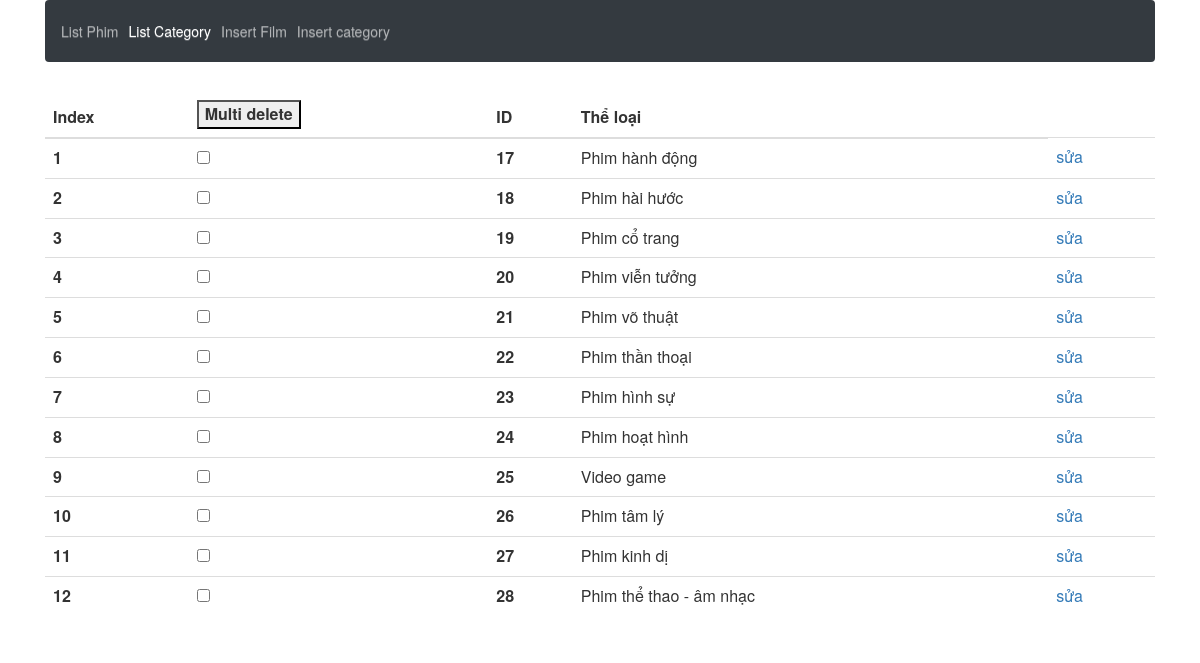
The page /admin/CategoryControl.php (signed in) on the database its author committed.
### tables this page shows
CREATE TABLE `theloaiphim` (
  `id` int(11) NOT NULL,
  `tentheloai` varchar(2000) NOT NULL
);

### controller/GetListCategory.php (the view, shortened to what this page needs)
<?php
$database = new DatabaseOnFilm();
$conn = $database ->connect();
$database_name = "OnFilm";
mysqli_select_db($conn,$database_name);
$table_name ="theloaiphim";
$sql = "SELECT * FROM $table_name";
$result_film = mysqli_query($conn,$sql);
if($result_film->num_rows <1){
    echo "No result";
}else{
    $table_category_html ="";
    $index =0;
    while ($rows = $result_film->fetch_assoc()){
        $index++;
        $id= $rows['id'];
        $theloai = $rows['tentheloai'];
        $category_row_html = '<tr><th>'.$index.'</th><th><input type="checkbox" name="phim_del" id="phim_delete" value="'.$id.'"/></th></th><th scope="row">'.$id.'</th><td>'.$theloai.'</td><td><a href="Change_category.php?id_category='.$id.'">sửa</a></td></tr>';
        $table_category_html .=$category_row_html;
    }
    echo $table_category_html;
}

### admin/CategoryControl.php (shortened to what this page needs)
<head>
    <link rel="stylesheet" href="https://maxcdn.bootstrapcdn.com/bootstrap/4.0.0-beta.2/css/bootstrap.min.css">
    <link rel="stylesheet" href="https://maxcdn.bootstrapcdn.com/bootstrap/3.3.7/css/bootstrap.min.css">
    <link rel="stylesheet" href="https://maxcdn.bootstrapcdn.com/bootstrap/3.3.7/css/bootstrap-theme.min.css">
</head>
<body>
<div class="container">
    <nav class="navbar navbar-expand-sm bg-dark navbar-dark">
        <ul class="navbar-nav">
            <li class="nav-item">
                <a class="nav-link" href="../admin/FilmControl.php">List Phim</a>
            </li>
            <li class="nav-item active">
                <a class="nav-link" href="../admin/CategoryControl.php">List Category</a>
            </li>
            <li class="nav-item">
                <a class="nav-link" href="../admin/InsertFilm.php">Insert Film</a>
            </li>
            <li class="nav-item">
                <a class="nav-link" href="../admin/InsertCategory.php">Insert category</a>
            </li>
        </ul>
    </nav>
</div>
<div class="container">
    <table class="table" style="margin-top: 10px;">
        <thead class="thead-inverse">
        <tr>
            <th>Index</th>
            <th><button id="btn_delete_phim">Multi delete</button></th>
            <th>ID</th>
            <th>Thể loại</th>
        </tr>
        </thead>
        <tbody>
        <?php include "../controller/GetListCategory.php";?>
        </tbody>
    </table>
</div>
</body>

### rows shown on the page
theloaiphim: id "17", tentheloai "Phim hành động"
theloaiphim: id "18", tentheloai "Phim hài hước"
theloaiphim: id "19", tentheloai "Phim cổ trang"
theloaiphim: id "20", tentheloai "Phim viễn tưởng"
theloaiphim: id "21", tentheloai "Phim võ thuật"
theloaiphim: id "22", tentheloai "Phim thần thoại"
theloaiphim: id "23", tentheloai "Phim hình sự"
theloaiphim: id "24", tentheloai "Phim hoạt hình"
theloaiphim: id "25", tentheloai "Video game"
theloaiphim: id "26", tentheloai "Phim tâm lý"
theloaiphim: id "27", tentheloai "Phim kinh dị"
theloaiphim: id "28", tentheloai "Phim thể thao - âm nhạc"
